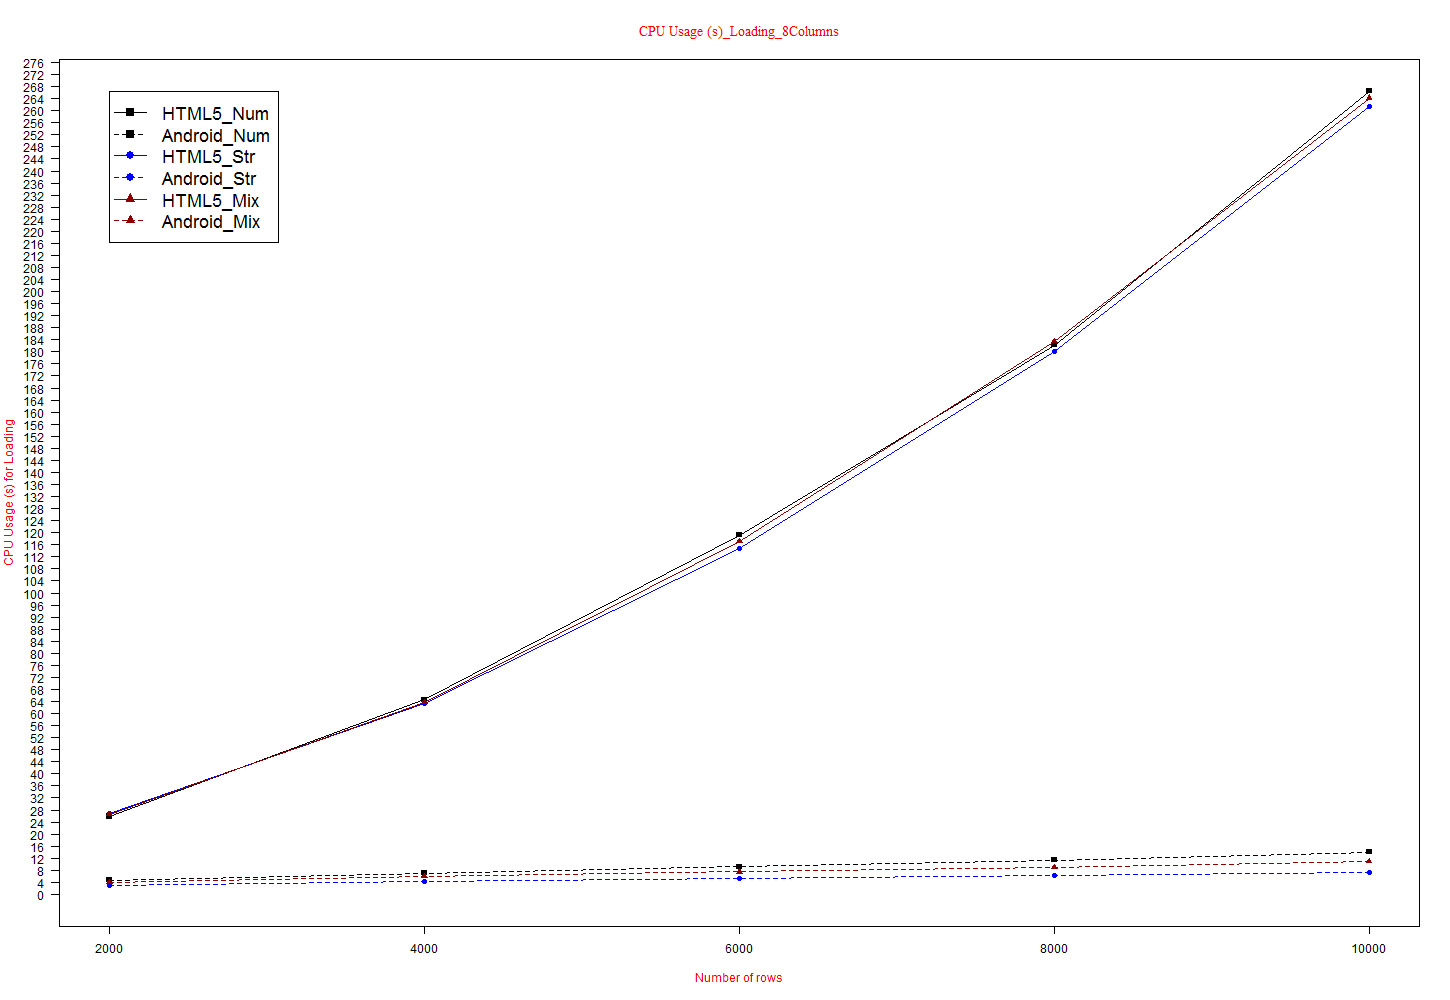

This chart was generated by the following R code:
data <- read.table("CU(s)loading8col.txt", header = TRUE)

max_y <- max(data)
plot_colors <- c("black", "blue", "red4")
png(filename="CU(s)loading8col.png", height = 1000, width = 1450, bg = "white")
plot(data$HTML5_Num, type = "o", col = plot_colors[1], pch=15,  ylim=c(0,max_y), axes=FALSE, ann=FALSE)
axis(1, at=1:5, lab=c("2000", "4000", "6000", "8000", "10000"))
axis(2, las=1, at=4.0*0:max_y, cex.axis = 1)

box()
lines(data$Android_Num, type="o", pch=15, lty=2, col=plot_colors[1])
lines(data$HTML5_Str, type="o", pch=16, lty=1,  col=plot_colors[2])
lines(data$Android_Str, type="o", pch=16, lty=2,  col=plot_colors[2])   
lines(data$HTML5_Mix, type="o", pch=17, lty=1, col=plot_colors[3])
lines(data$Android_Mix, type="o", pch=17, lty=2,   col=plot_colors[3])

title(main="CPU Usage (s)_Loading_8Columns", col.main="red", font.main=6)
title(xlab= "Number of rows", col.lab="red")
title(ylab= "CPU Usage (s) for Loading", col.lab="red")
legend(1, max_y, names(data), cex=1.5, col=c("black", "black","blue", "blue","red4","red4"), pch=c(15,15,16,16,17,17), lty=c(1,2,1,2,1,2));

dev.off()
